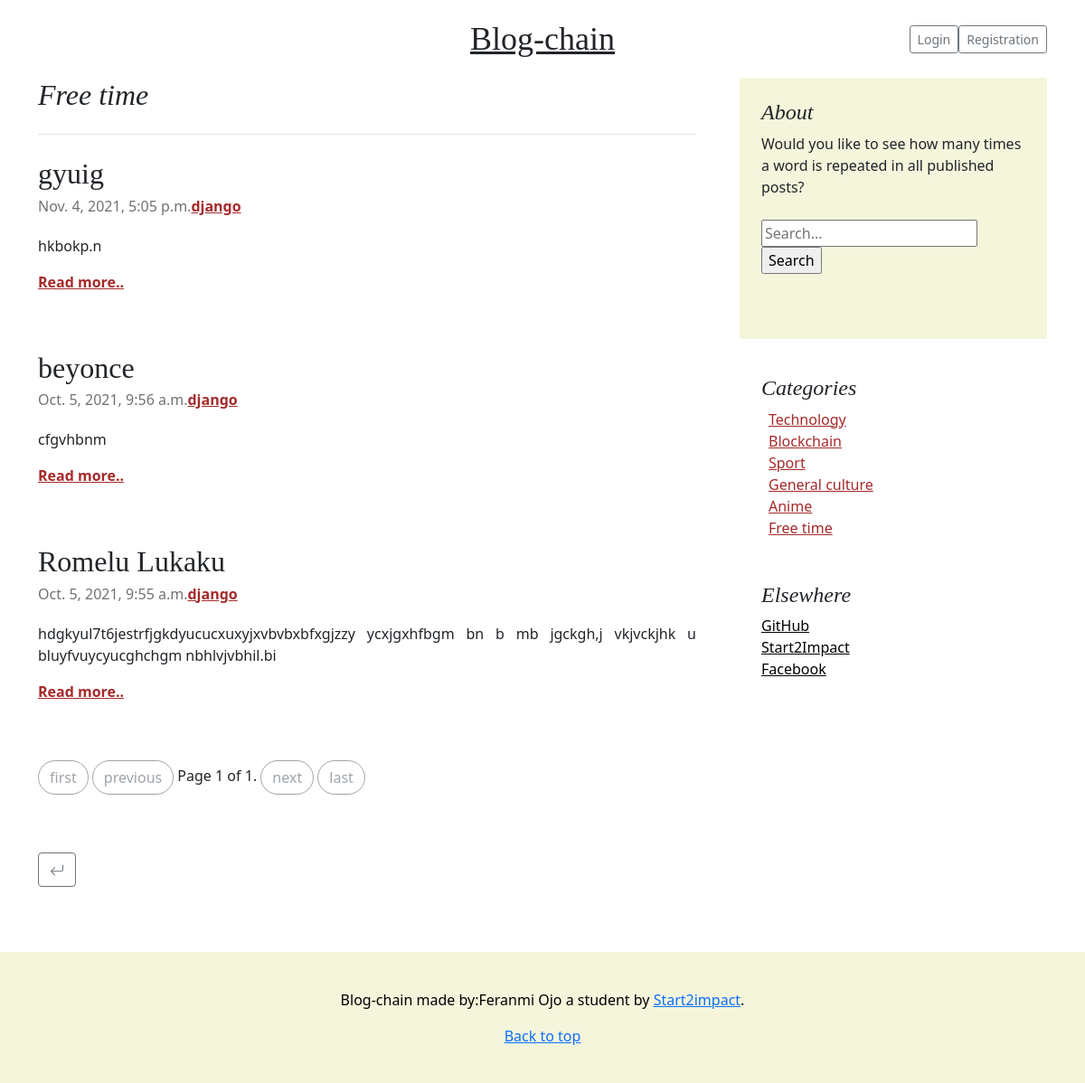
/articles/list/FT/, run on the app's committed database.
### articles/models.py (models this page shows, shortened)
class Article(models.Model):
    DRAFT= 'DRRAFT'
    PUBLISHED='PUBLISHED'
    STATUS_CHOICES=(
        (DRAFT,'Draft'),
        (PUBLISHED,'Published')
    )
    status = models.CharField(max_length=10, choices=STATUS_CHOICES,default=PUBLISHED)
    TECNOLOGY = 'TC'
    BLOCKCHAIN='BC'
    SPORT = 'SP'
    GENERAL_CULTURE = 'GC'
    ANIME ='AN'
    FREE_TIME = 'FT'
    CATEGORIES = [
         (TECNOLOGY,'Technology'),
        (BLOCKCHAIN,'Blockchain'),
         ( SPORT,'Sport'),
        (GENERAL_CULTURE,'General culture'),
        (ANIME ,'Anime'),
        (FREE_TIME,'Free time')
    ]
    category= models.CharField(choices= CATEGORIES,default='FT',max_length=2)
    title= models.CharField(max_length=250)
    slug= models.SlugField(max_length=250,null=False, unique=True)
    img= models.ImageField(upload_to="images/", blank=True, null=True)
    content= models.TextField(max_length=5000)
    author= models.ForeignKey(settings.AUTH_USER_MODEL, on_delete=models.CASCADE)
    created= models.DateTimeField(default=timezone.now)
    published=models.DateTimeField(default=timezone.now)
    updated=models.DateTimeField(auto_now=True)
    address = models.CharField(max_length=66, default=None, null=True)
    hash = models.CharField(max_length=32, default=None, null=True)
    txId = models.CharField(max_length=66, default=None, null=True)
    class Meta:
        ordering = ("-updated","-published")
    def get_absolute_url(self):
        return reverse('articles:article-detail', kwargs={'slug':self.slug})

### articles/views.py (the view)
# urls.py: path('list/<slug:category_tag>/', views.ArticleListView.as_view(), name='article-list'),
class ArticleListView(ListView):
    model = Article
    paginate_by = 5
    def get_queryset(self):
        tag = self.kwargs.get('category_tag', None)
        queryset = Article.objects.filter(status='PUBLISHED')
        if tag:
            c = tag
            queryset = Article.objects.filter(status='PUBLISHED').filter(category__in=[tag])
        return queryset
    def get_context_data(self, **kwargs):
        context = super().get_context_data(**kwargs)
        context['categories'] = Article.CATEGORIES
        tag = self.kwargs.get('category_tag', None)
        context['tag'] = tag
        return context

### articles/templates/articles/article_list.html
{% extends "blog/base.html" %}
{% block page_content %}
    {% include "articles/partials/_list_content.html" %}
{% endblock %}

### articles/templates/articles/partials/_list_content.html (shortened to what this page needs)
<main role="main" class="container">
      <div class="row g-5">
        {% block section_articles%}
          <div class="col-md-8">
              <h2 class="pb-4 mb-4 fst-italic border-bottom">
                    {% for category_tag , category_display_name in categories %}
                        {% if category_tag == tag %}
                            {{category_display_name}}
                        {%endif%}
                  {%endfor%}
              </h2>
               {% for article in page_obj%}
                    <article class="blog-post">
                        <h2 class="blog-post-title">{{article.title}}</h2>
                        <p class="blog-post-meta">{{article.published}}<strong><a href="{%url 'accounts:profile' article.author.profile.id%} " style="color:#A52A2A">{{article.author}}</a></strong></p>
                        <p align="justify"> {{article.content|truncatewords:150}}  </p>
                        <p class="blog-post-footer"><strong><a href="{{article.get_absolute_url}}" style="color:#A52A2A" >Read more..</a></strong></p>
                    </article>
                {% endfor %}
            {% block pagination%}
            {% include "blog/partials/_pagination.html" with page=page_obj %}
            {% endblock %}
          </div>
        {% endblock %}
        {% block sidebar%}
        {% include "blog/partials/_sidebar.html"%}
        {% endblock %}
      </div>
     <a class="btn btn-outline-secondary" href="{%url 'blog:blog'%}">
    </a>
</main>

### blog/static/css/blog.css (style rules this page uses)
h1, h2, h3, h4, h5, h6 { font-family: "Playfair Display", Georgia, "Times New Roman", serif; }
.blog-post { margin-bottom: 4rem; }
.blog-post-title { margin-bottom: .25rem; font-size: 2.0rem; }
.blog-post-meta { margin-bottom: 1.25rem; color: #727272; }

### data on the page
Article: title "gyuig", published "Nov. 4, 2021, 5:05 p.m.", author "django", content "hkbokp.n"
Article: title "beyonce", published "Oct. 5, 2021, 9:56 a.m.", author "django", content "cfgvhbnm"
Article: title "Romelu Lukaku", published "Oct. 5, 2021, 9:55 a.m.", author "django", content "hdgkyul7t6jestrfjgkdyucucxuxyjxvbvbxbfxgjzzy ycxjgxhfbgm bn b mb jgckgh,j vkjvckjhk u bluyfvuycyucghchgm nbhlvjvbhil.bi"

### other printed values
{{ category_display_name }} "Free time"
{{ page.number }} "1"
{{ page.paginator.num_pages }} "1"
{{ category_display_name }} "Technology" "Blockchain" "Sport" "General culture" "Anime" "Free time"
